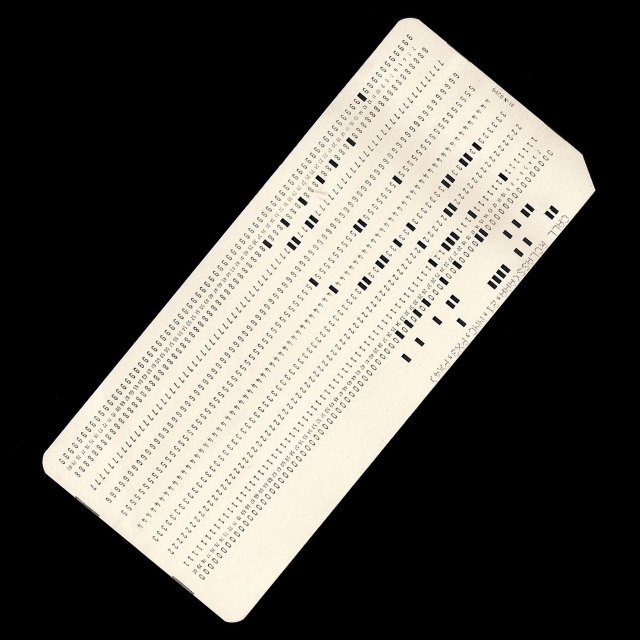
#> input picture 1280px-Punched_card-rotated.jpg, 1280 x 1280 px (shown at 1/2 size)
$ python readcard.py 1280px-Punched_card-rotated.jpg
#> lines starting #> are read from the running program, lines starting #| are printed output that depends on the picture; after the words box and inside, x2 and y2 are one past the last pixel; in counts of white or black regions, pixels touching at a corner belong together
"""
Proof of concept reading of punched cards using photos of
punched cards and OpenCV.

Jonas Nockert, 2017.


1. Find upper left corner (the diagonally cut corner) by checking
   which corner that has most background pixels.

2. Now that we know the orientation of the card, use a grid approach
   to go through each potentially punched position to see if it is
   punched or not, again by counting background pixels. Each column
   forms a bit pattern.

3. Match this bit pattern with a fixed 64 character map (different
   punched cards can have different maps).

"""
from sys import argv
import argparse

import cv2
import numpy as np

from charmap_ibm_029 import charmap


class ImageError(Exception):
    """Raised when image could not be processed."""


def line_intersection(p0, p1, q0, q1):
    """Returns intersection point if lines intersect, otherwise None."""
    vp = p1 - p0
    vq = q1 - q0

    vpx = vp[0][0]
    vpy = vp[0][1]
    vqx = vq[0][0]
    vqy = vq[0][1]

    delta_x = (p0 - q0)[0][0]
    delta_y = (p0 - q0)[0][1]
    p0x = p0[0][0]
    p0y = p0[0][1]

    det = (-vqx * vpy + vpx * vqy)
    if abs(det) < 1e-20:
        return None

    s = (-vpy * (delta_x) + vpx * (delta_y)) / det
    t = (vqx * (delta_y) - vqy * (delta_x)) / det

    return np.array((p0x + (t * vpx), p0y + (t * vpy)))


def find_corner (thresh):
    """Figure out which corner is the upper left corner.

    The upper left corner of a punched card is cut diagonally and not
    rounded. By checking how much background color there is in each
    corner, we can figure out which corner is the upper left one.

    """
    # Find minimum polygon that surrounds card.
    contours, hierarchy = cv2.findContours(thresh.copy(),
                                                cv2.RETR_CCOMP,
                                                cv2.CHAIN_APPROX_NONE)
    # Find contour with most points. This is probably the card itself
    contours_list = list(contours)
    contours_list.sort(key=lambda x: len(x), reverse=True)

    # Approximate bounding box to a small number of points. Since the cards
    # have three rounded corners and one cut corner, the extra points will
    # be used to approximate this and the four four longest line segments
    # are the sides of the card.
    d = 0
    while True:
        d = d + 1;
        approx = cv2.approxPolyDP(contours_list[0], d, True);
        if len(approx) <= 8:
            break
    # cv2.drawContours(imcolor, [approx], 0, (0, 0, 255), 2)

    # Find the four longest corners.
    lines = []
    approx_len = len(approx)
    for i in range(approx_len):
        next_i = (i + 1) % approx_len
        dist = np.linalg.norm(approx[i] - approx[next_i])
        lines.append([dist, approx[i], approx[next_i]])
    lines.sort(reverse=True)

    corner_pts = []
    corner_pts.append(line_intersection(lines[0][1], lines[0][2],
                                        lines[2][1], lines[2][2]))
    corner_pts.append(line_intersection(lines[0][1], lines[0][2],
                                        lines[3][1], lines[3][2]))
    corner_pts.append(line_intersection(lines[1][1], lines[1][2],
                                        lines[2][1], lines[2][2]))
    corner_pts.append(line_intersection(lines[1][1], lines[1][2],
                                        lines[3][1], lines[3][2]))

    # Order points upper left, upper right, lower right, lower left.
    x_ordered = sorted(corner_pts, key=lambda corner: corner[0])
    left_corners = x_ordered[:2]
    right_corners = x_ordered[2:]
    xy_ordered = sorted(left_corners, key=lambda corner: corner[1])
    c1 = np.array((xy_ordered[0][0], xy_ordered[0][1]), dtype=np.int32)
    c4 = np.array((xy_ordered[1][0], xy_ordered[1][1]), dtype=np.int32)
    xy_ordered = sorted(right_corners, key=lambda corner: corner[1])
    c2 = np.array((xy_ordered[0][0], xy_ordered[0][1]), dtype=np.int32)
    c3 = np.array((xy_ordered[1][0], xy_ordered[1][1]), dtype=np.int32)

    # [8 lines of commented-out code are left out]
    corner_len = max(np.linalg.norm(c2 - c1), np.linalg.norm(c4 - c1)) * 0.05
    corner_pixel_count = [0] * 4

    vc1 = (c2 - c1) / np.linalg.norm(c2 - c1) * corner_len
    vc2 = (c4 - c1) / np.linalg.norm(c4 - c1) * corner_len
    pts = np.array((c1, c1 + vc1, c1 + vc1 + vc2, c1 + vc2), dtype=np.int32)
    # cv2.polylines(imcolor, np.int32([pts]), True, (0,0,255), 1)
    corner_pixel_count[0] = get_corner_black_pixel_count(thresh, pts)

    vc1 = (c1 - c2) / np.linalg.norm(c1 - c2) * corner_len
    vc2 = (c3 - c2) / np.linalg.norm(c3 - c2) * corner_len
    pts = np.array((c2, c2 + vc1, c2 + vc1 + vc2, c2 + vc2), dtype=np.int32)
    # cv2.polylines(imcolor, [pts], True, (0,0,255), 1)
    corner_pixel_count[1] = get_corner_black_pixel_count(thresh, pts)

    vc1 = (c2 - c3) / np.linalg.norm(c2 - c3) * corner_len
    vc2 = (c4 - c3) / np.linalg.norm(c4 - c3) * corner_len
    pts = np.array((c3, c3 + vc1, c3 + vc1 + vc2, c3 + vc2), dtype=np.int32)
    # cv2.polylines(imcolor, np.int32([pts]), True, (0,0,255), 1)
    corner_pixel_count[2] = get_corner_black_pixel_count(thresh, pts)

    vc1 = (c3 - c4) / np.linalg.norm(c3 - c4) * corner_len
    vc2 = (c1 - c4) / np.linalg.norm(c1 - c4) * corner_len
    pts = np.array((c4, c4 + vc1, c4 + vc1 + vc2, c4 + vc2), dtype=np.int32)
    # cv2.polylines(imcolor, np.int32([pts]), True, (0,0,255), 1)
    corner_pixel_count[3] = get_corner_black_pixel_count(thresh, pts)

    # The corner with most black pixels is the upper left corner.
    max_c = max(corner_pixel_count)

    # Return upper left, upper right, lower right, lower left corners.
    if max_c == corner_pixel_count[0]:
        return (c1, c2, c3, c4)
    elif max_c == corner_pixel_count[1]:
        return (c2, c3, c4, c1)
    elif max_c == corner_pixel_count[2]:
        return (c3, c4, c1, c2)
    else:
        return (c4, c1, c2, c3)


def get_corner_black_pixel_count (thresh, pts):
    """Get number of black pixels for a specific corner.

    The corner with the most black pixels is the diagonally cut
    upper left corner.
    """
    (rows, cols) = thresh.shape
    maskframe = np.full((rows, cols), 255, dtype=np.uint8)
    cv2.fillConvexPoly(maskframe, pts, 0)
    corner = thresh.copy()
    cv2.bitwise_or(corner, 255, corner, mask=maskframe)
    corner = 255 - corner
    return cv2.countNonZero(corner)


def transform(thresh, upper_left, upper_right, lower_right, lower_left):
    """Perspective transform image."""
    contours, hierarchy = cv2.findContours(thresh,
                                                cv2.RETR_TREE,
                                                cv2.CHAIN_APPROX_SIMPLE)
    contours_list = list(contours)
    contours_list.sort(key=lambda x: len(x), reverse=True)
    cnt = contours_list[0]
    rect = cv2.minAreaRect(cnt)
    box = cv2.boxPoints(rect)
    box = np.float32(box)

    x_ordered = sorted(box, key=lambda corner: corner[0])
    left_corners = x_ordered[:2]
    right_corners = x_ordered[2:]
    xy_ordered = sorted(left_corners, key=lambda corner: corner[1])
    c1 = np.array((xy_ordered[0][0], xy_ordered[0][1]), dtype=np.float32)
    c4 = np.array((xy_ordered[1][0], xy_ordered[1][1]), dtype=np.float32)
    xy_ordered = sorted(right_corners, key=lambda corner: corner[1])
    c2 = np.array((xy_ordered[0][0], xy_ordered[0][1]), dtype=np.float32)
    c3 = np.array((xy_ordered[1][0], xy_ordered[1][1]), dtype=np.float32)

    w = int(np.linalg.norm(c2 - c1))
    h = int(np.linalg.norm(c4 - c1))

    src = np.array((upper_left, upper_right, lower_right, lower_left),
                   dtype=np.float32)
    dst = np.array(([0, 0], [w, 0], [w, h], [0, h]), dtype=np.float32)

    transformation = cv2.getPerspectiveTransform(src, dst)
    imdst = cv2.warpPerspective(thresh, transformation, (w, h))
    return imdst


def read_card(image_path, threshold, kernelsize, mediansize):
    """Read a punched card from a photo."""
#> called with image_path = '1280px-Punched_card-rotated.jpg', threshold = 127, kernelsize = 5, mediansize = 5
    cardim = cv2.imread(image_path, cv2.IMREAD_GRAYSCALE)

    # Resize opened image to be a consistent size
    cardim_height, cardim_width = cardim.shape

    resized_width = 1280
    resized_height = 1280

    if cardim_width >= cardim_height:
        resized_height = int(cardim_height / cardim_width * 1280)
    else:
        resized_width = int(cardim_width / cardim_height * 1280)

    cardim_resized = cv2.resize(cardim, (resized_width, resized_height))

    # Dilate, threshold, and median in order to try and remove text and
    # other information on the card
    kernel = np.ones((kernelsize, kernelsize), np.uint8)
    dilation = cv2.dilate(cardim_resized, kernel, iterations = 1)
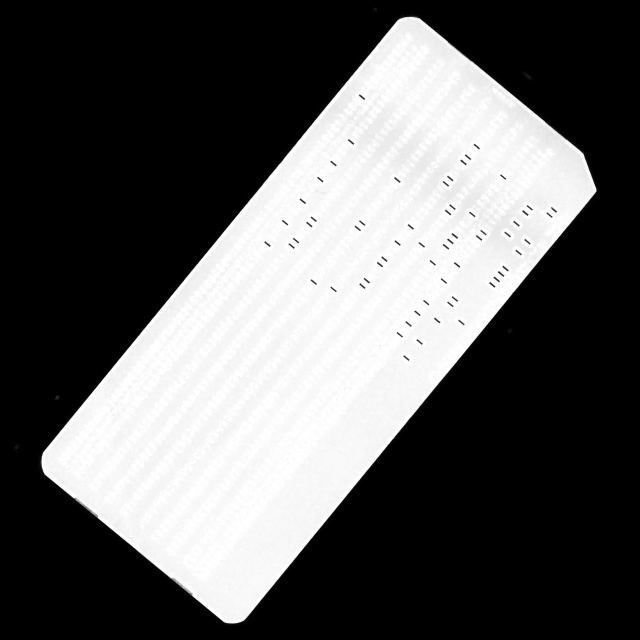
#> dilation: shape (1280, 1280) (shown at 1/2 size); min 0, max 255, mean 93.3
    erodation = cv2.erode(dilation, kernel, iterations = 1)
    ret, thresh_speckled = cv2.threshold(erodation, threshold, 255, 0)
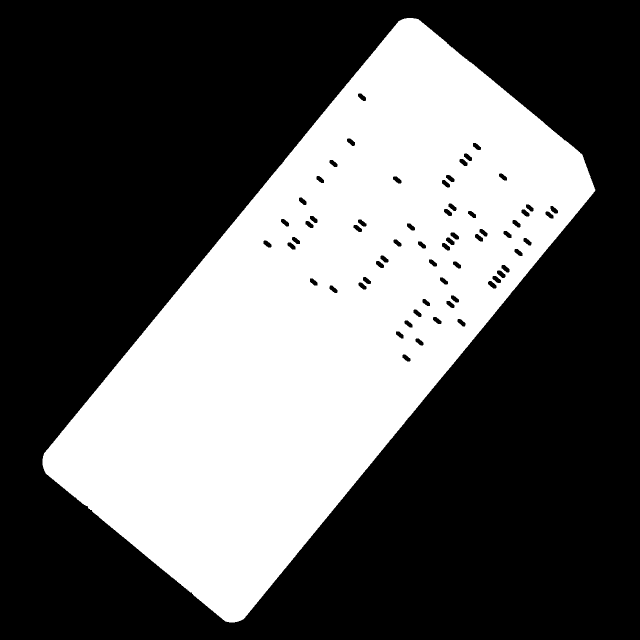
#> thresh_speckled: shape (1280, 1280) (shown at 1/2 size); 36.6% white; 1 white region, box (x1, y1, x2, y2) and area: (85, 36, 1191, 1245) 598867
#> ret = 127
    thresh = cv2.medianBlur(thresh_speckled, mediansize)
#> thresh: shape (1280, 1280); 36.6% white; 1 white region

    (upper_left, upper_right, lower_right, lower_left) = find_corner(thresh)
#> in find_corner, `contours, hierarchy = cv2.findContours(thresh.copy(), cv2.RETR_CCOMP, ..`: contours = 63 contours; largest, box (x1, y1, x2, y2) and area: (85, 36, 1190, 1245) 606450, (993, 540, 1012, 557) 169, (975, 561, 994, 578) 167, (891, 474, 910, 491) 167, (984, 551, 1003, 567) 164
#> in find_corner, `contours_list = list(contours)`: contours_list has the same summary as contours
#> after the loop in find_corner, `while True:`: d = 7
#> in find_corner, `approx_len = len(approx)`: approx_len = 8
#> the loop in find_corner, `for i in range(approx_len):` made 8 passes
#> (next_i, dist) on passes 1 to 8: (1, 41.48), (2, 1115.8), (3, 37.85), (4, 464), (5, 38.08), (6, 1102), (7, 80.99), (0, 425)
#> after the loop in find_corner, `for i in range(approx_len):`: lines = 8 items
#> in line_intersection, `vp = p1 - p0`: vp = [[-706, 864]]
#> in line_intersection, `vq = q1 - q0`: vq = [[359, 294]]
#> in line_intersection, `vpx = vp[0][0]`: vpx = -706
#> in line_intersection, `vpy = vp[0][1]`: vpy = 864
#> in line_intersection, `vqx = vq[0][0]`: vqx = 359
#> in line_intersection, `vqy = vq[0][1]`: vqy = 294
#> in line_intersection, `delta_x = (p0 - q0)[0][0]`: delta_x = 698
#> in line_intersection, `delta_y = (p0 - q0)[0][1]`: delta_y = -901
#> in line_intersection, `p0x = p0[0][0]`: p0x = 792
#> in line_intersection, `p0y = p0[0][1]`: p0y = 48
#> in line_intersection, `det = (-vqx * vpy + vpx * vqy)`: det = -517740
#> in line_intersection, `s = (-vpy * (delta_x) + vpx * (delta_y)) / det`: s = -0.0638
#> in line_intersection, `t = (vqx * (delta_y) - vqy * (delta_x)) / det`: t = 1.02
#> in find_corner, `x_ordered = sorted(corner_pts, key=lambda corner: corner[0])`: x_ordered = [[71.09, 930.2], [470.7, 1257.5], [813.4, 21.8], [1215.1, 350.2]]
#> in find_corner, `left_corners = x_ordered[:2]`: left_corners = [[71.09, 930.2], [470.7, 1257.5]]
#> in find_corner, `right_corners = x_ordered[2:]`: right_corners = [[813.4, 21.8], [1215.1, 350.2]]
#> in find_corner, `xy_ordered = sorted(left_corners, key=lambda corner: corner[1])`: xy_ordered = [[71.09, 930.2], [470.7, 1257.5]]
#> in find_corner, `c1 = np.array((xy_ordered[0][0], xy_ordered[0][1]), dtype=np.int32)`: c1 = [71, 930]
#> in find_corner, `c4 = np.array((xy_ordered[1][0], xy_ordered[1][1]), dtype=np.int32)`: c4 = [470, 1257]
#> in find_corner, `xy_ordered = sorted(right_corners, key=lambda corner: corner[1])`: xy_ordered = [[813.4, 21.8], [1215.1, 350.2]]
#> in find_corner, `c2 = np.array((xy_ordered[0][0], xy_ordered[0][1]), dtype=np.int32)`: c2 = [813, 21]
#> in find_corner, `c3 = np.array((xy_ordered[1][0], xy_ordered[1][1]), dtype=np.int32)`: c3 = [1215, 350]
#> in find_corner, `corner_len = max(np.linalg.norm(c2 - c1), np.linalg.norm(c4 - c1)) * 0..`: corner_len = 58.67
#> in find_corner, `vc1 = (c2 - c1) / np.linalg.norm(c2 - c1) * corner_len`: vc1 = [37.1, -45.45]
#> in find_corner, `vc2 = (c4 - c1) / np.linalg.norm(c4 - c1) * corner_len`: vc2 = [45.38, 37.19]
#> in find_corner, `pts = np.array((c1, c1 + vc1, c1 + vc1 + vc2, c1 + vc2), dtype=np.int32)`: pts = [[71, 930], [108, 884], [153, 921], [116, 967]]
#> in get_corner_black_pixel_count, `cv2.bitwise_or(corner, 255, corner, mask=maskframe)`:
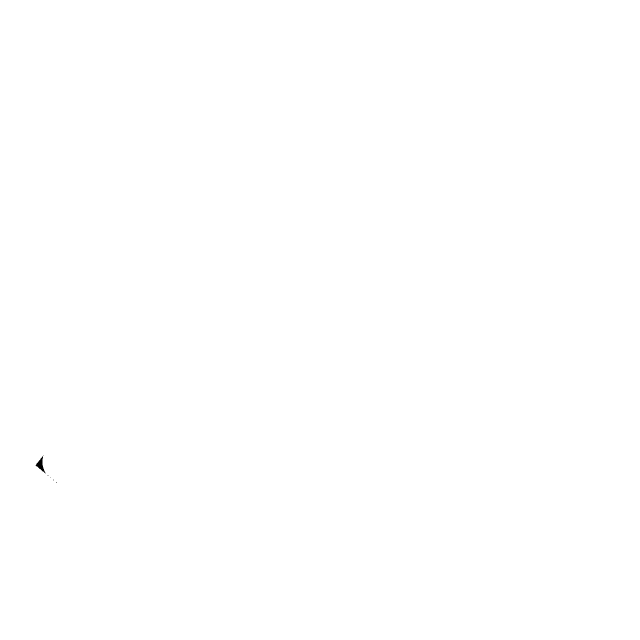
#> corner: shape (1280, 1280) (shown at 1/2 size); 100% white; 5 black regions (4 under 20 px), largest, box (x1, y1, x2, y2) and area: (71, 911, 91, 947) 245
#> in find_corner, `vc1 = (c1 - c2) / np.linalg.norm(c1 - c2) * corner_len`: vc1 = [-37.1, 45.45]
#> in find_corner, `vc2 = (c3 - c2) / np.linalg.norm(c3 - c2) * corner_len`: vc2 = [45.4, 37.16]
#> in find_corner, `pts = np.array((c2, c2 + vc1, c2 + vc1 + vc2, c2 + vc2), dtype=np.int32)`: pts = [[813, 21], [775, 66], [821, 103], [858, 58]]
#> in get_corner_black_pixel_count (call 2), `cv2.fillConvexPoly(maskframe, pts, 0)`:
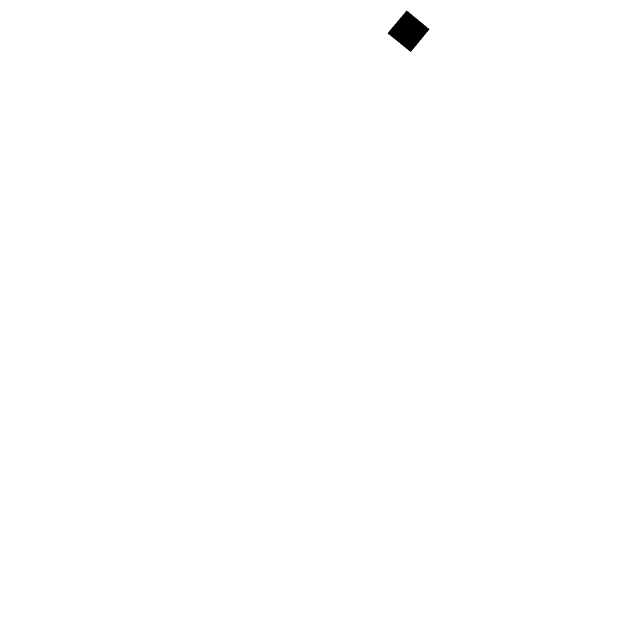
#> maskframe: shape (1280, 1280) (shown at 1/2 size); 99.8% white; 1 black region, box (x1, y1, x2, y2) and area: (775, 21, 859, 104) 3526
#> in find_corner, `vc1 = (c2 - c3) / np.linalg.norm(c2 - c3) * corner_len`: vc1 = [-45.4, -37.16]
#> in find_corner, `vc2 = (c4 - c3) / np.linalg.norm(c4 - c3) * corner_len`: vc2 = [-37.24, 45.34]
#> in find_corner, `pts = np.array((c3, c3 + vc1, c3 + vc1 + vc2, c3 + vc2), dtype=np.int32)`: pts = [[1215, 350], [1169, 312], [1132, 358], [1177, 395]]
#> in get_corner_black_pixel_count (call 3), `cv2.fillConvexPoly(maskframe, pts, 0)`:
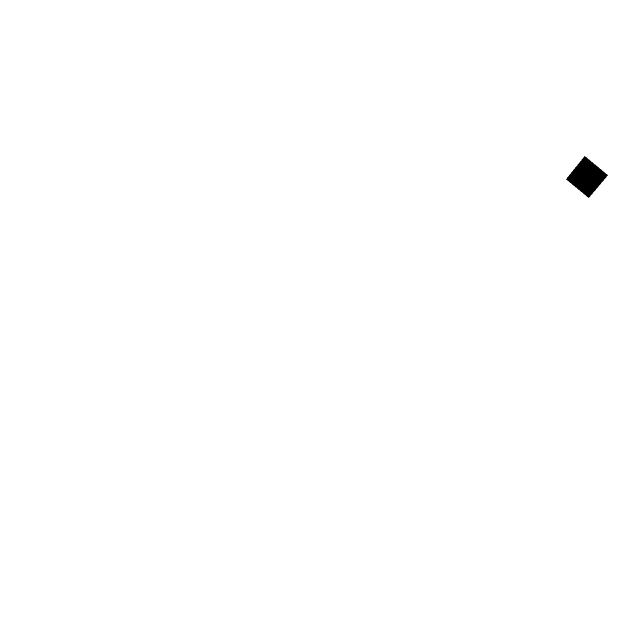
#> maskframe: shape (1280, 1280) (shown at 1/2 size); 99.8% white; 1 black region, box (x1, y1, x2, y2) and area: (1132, 312, 1216, 396) 3569
#> in find_corner, `vc1 = (c3 - c4) / np.linalg.norm(c3 - c4) * corner_len`: vc1 = [37.24, -45.34]
#> in find_corner, `vc2 = (c1 - c4) / np.linalg.norm(c1 - c4) * corner_len`: vc2 = [-45.38, -37.19]
#> in find_corner, `pts = np.array((c4, c4 + vc1, c4 + vc1 + vc2, c4 + vc2), dtype=np.int32)`: pts = [[470, 1257], [507, 1211], [461, 1174], [424, 1219]]
#> in get_corner_black_pixel_count (call 4), `cv2.fillConvexPoly(maskframe, pts, 0)`:
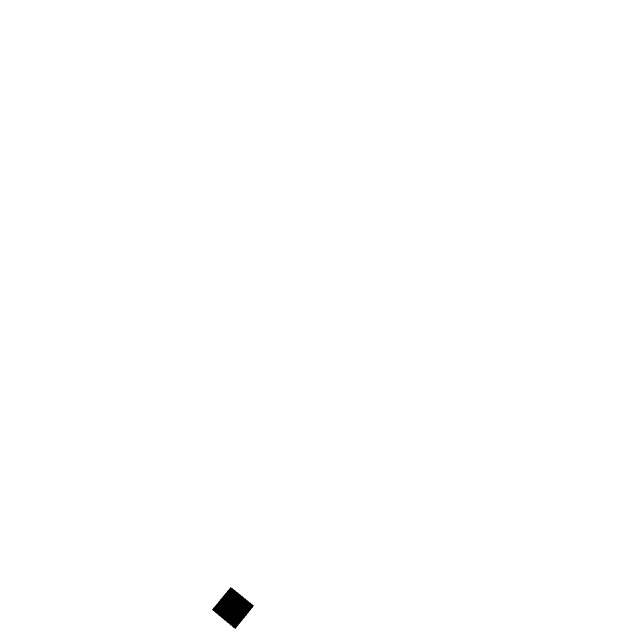
#> maskframe: shape (1280, 1280) (shown at 1/2 size); 99.8% white; 1 black region, box (x1, y1, x2, y2) and area: (424, 1174, 508, 1258) 3574
#> in find_corner, `max_c = max(corner_pixel_count)`: max_c = 1314
#> upper_left = [1215, 350]; upper_right = [470, 1257]; lower_right = [71, 930]; lower_left = [813, 21]
    thresh_m = transform(thresh, upper_left, upper_right, lower_right,
                         lower_left)
#> in transform, `contours_list = list(contours)`: contours_list has the same summary as contours in find_corner
#> in transform, `cnt = contours_list[0]`: cnt = contour of 978 points, box (x1, y1, x2, y2) (85, 36, 1190, 1245), area 606450
#> in transform, `rect = cv2.minAreaRect(cnt)`: rect = ((642.1, 639.2), (1176, 519.8), -50.62)
#> in transform, `box = cv2.boxPoints(rect)`: box = [[469.9, 1258.6], [68.1, 928.8], [814.3, 19.83], [1216.1, 349.7]]
#> in transform, `x_ordered = sorted(box, key=lambda corner: corner[0])`: x_ordered = [[68.1, 928.8], [469.9, 1258.6], [814.3, 19.83], [1216.1, 349.7]]
#> in transform, `left_corners = x_ordered[:2]`: left_corners = [[68.1, 928.8], [469.9, 1258.6]]
#> in transform, `right_corners = x_ordered[2:]`: right_corners = [[814.3, 19.83], [1216.1, 349.7]]
#> in transform, `xy_ordered = sorted(left_corners, key=lambda corner: corner[1])`: xy_ordered = [[68.1, 928.8], [469.9, 1258.6]]
#> in transform, `c1 = np.array((xy_ordered[0][0], xy_ordered[0][1]), dtype=np.float32)`: c1 = [68.1, 928.8]
#> in transform, `c4 = np.array((xy_ordered[1][0], xy_ordered[1][1]), dtype=np.float32)`: c4 = [469.9, 1258.6]
#> in transform, `xy_ordered = sorted(right_corners, key=lambda corner: corner[1])`: xy_ordered = [[814.3, 19.83], [1216.1, 349.7]]
#> in transform, `c2 = np.array((xy_ordered[0][0], xy_ordered[0][1]), dtype=np.float32)`: c2 = [814.3, 19.83]
#> in transform, `c3 = np.array((xy_ordered[1][0], xy_ordered[1][1]), dtype=np.float32)`: c3 = [1216.1, 349.7]
#> in transform, `w = int(np.linalg.norm(c2 - c1))`: w = 1176
#> in transform, `h = int(np.linalg.norm(c4 - c1))`: h = 519
#> in transform, `src = np.array((upper_left, upper_right, lower_right, lower_left), dty..`: src = [[1215, 350], [470, 1257], [71, 930], [813, 21]]
#> in transform, `dst = np.array(([0, 0], [w, 0], [w, h], [0, h]), dtype=np.float32)`: dst = [[0, 0], [1176, 0], [1176, 519], [0, 519]]
#> in transform, `transformation = cv2.getPerspectiveTransform(src, dst)`: transformation = [[-0.632, 0.773, 498], [-0.775, -0.636, 1163.8], [4.19e-06, -4.2e-06, 1]]
#> in transform, `imdst = cv2.warpPerspective(thresh, transformation, (w, h))`:
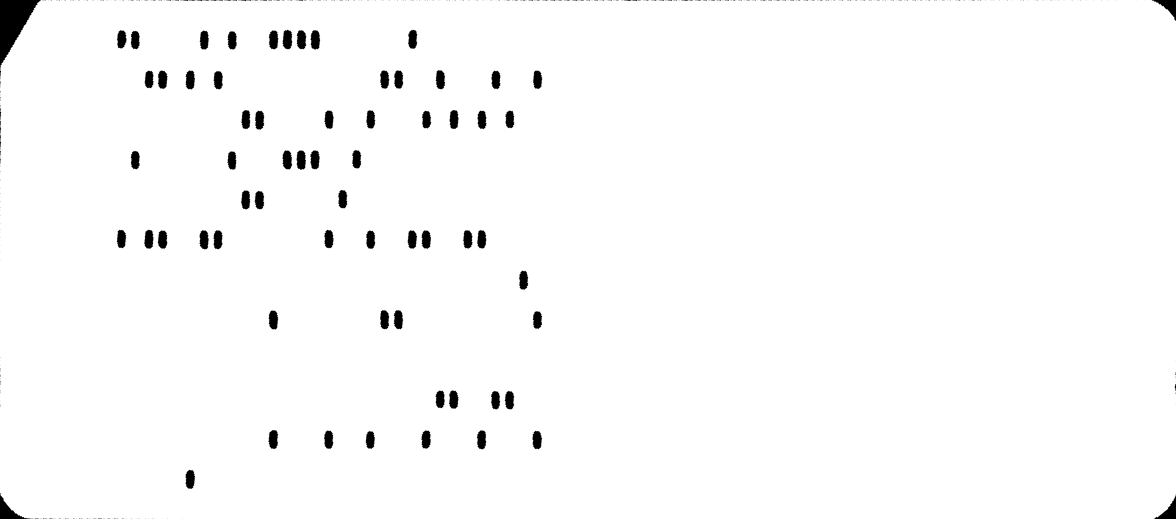
#> imdst: shape (519, 1176); min 0, max 255, mean 250.6
    (height, width) = thresh_m.shape
    # imcolor = cv2.cvtColor(thresh_m, cv2.COLOR_GRAY2BGR)

    line = ""
    # TODO Remove hard coded offsets for punch card holes.
    delta_x = width / 84.5
    for i in range(80):
        x = int(delta_x * 2.8 + delta_x * float(i))
        # cv2.line(imcolor, (x, 0), (x, height), (255, 0, 0))

        holes = [False] * 12
        for jr in range(12):
            j = 11 - jr
            y = int(height * 0.08 + height / 12.90 * float(j))
            # cv2.circle(imcolor, (x, y), 2, (255, 0, 255), 1)
            hole = 255 - thresh_m[y-2:y+2, x-2:x+2]
            holes[jr] = cv2.countNonZero(hole) > 1

        bits = 0
        for b in range(12):
            if holes[b]:
                bits += pow(2, b)

        if not bits:
            line += " "
        elif str(bits) not in charmap:
            print("Error: column 0x{:x} not in character map.".format(bits))
        else:
            line += charmap[str(bits)]

    # cv2.imshow('image', imcolor)
    # cv2.waitKey(0)
    # cv2.destroyAllWindows()

    return line


if __name__ == "__main__":
    arg_parser = argparse.ArgumentParser(
        prog="ReadCard",
        description="Read the data of an IBM 80 column punched card from an image"
    )
    arg_parser.add_argument("filename", help="The file to analyze.")
    arg_parser.add_argument("-t", "--threshold", type=int, default=127, help="The threshold value used to distinguish the card from the background.")
    arg_parser.add_argument("-k", "--kernelsize", type=int, default=5, help="The size of the dilate/erode kernel.")
    arg_parser.add_argument("-m", "--mediansize", type=int, default=5, help="The size of the median filter kernel.")
    args = arg_parser.parse_args()
    cv2.namedWindow('image', cv2.WINDOW_NORMAL)
    print(read_card(args.filename, args.threshold, args.kernelsize, args.mediansize))
